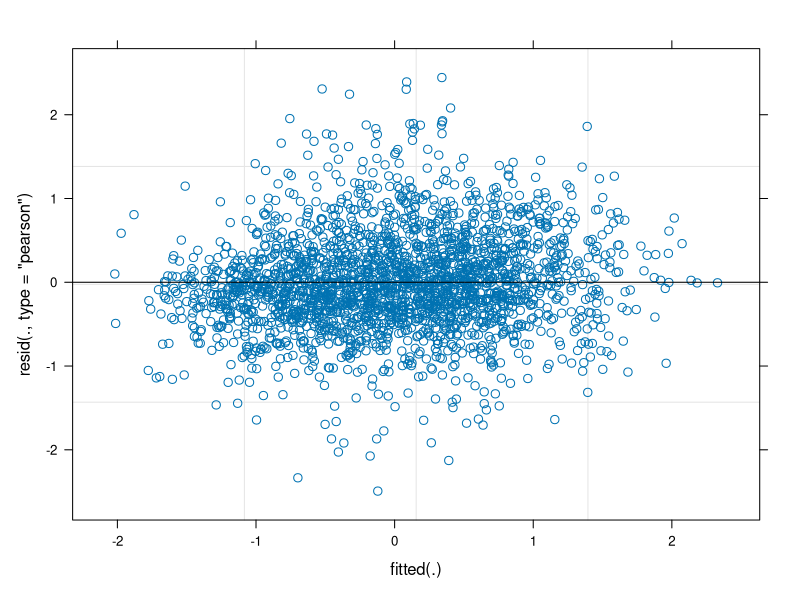
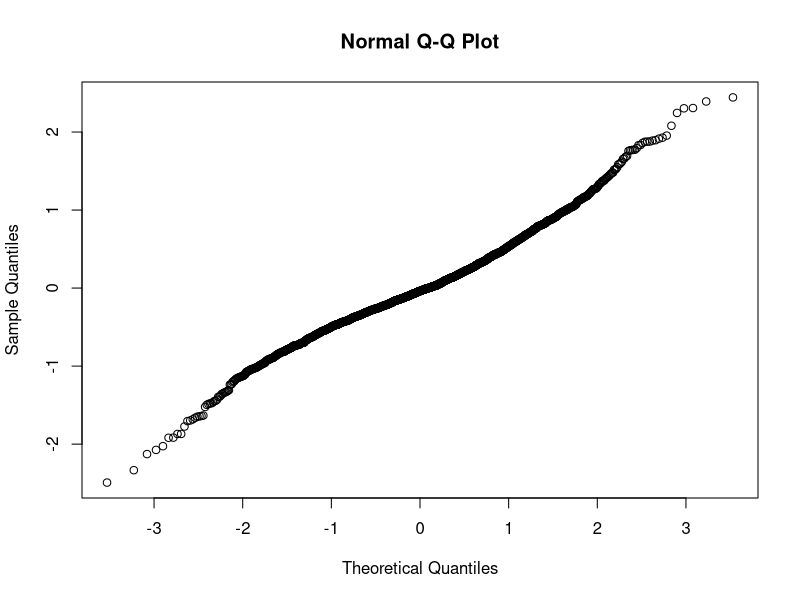
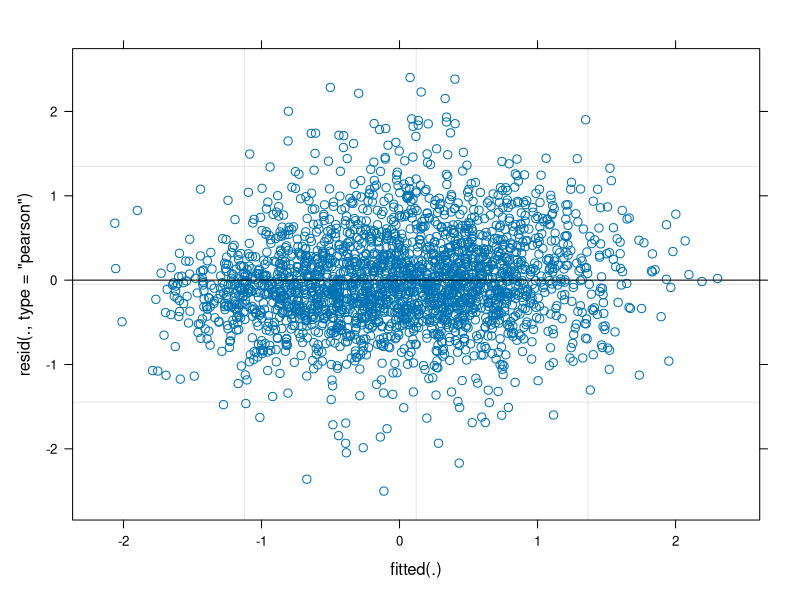
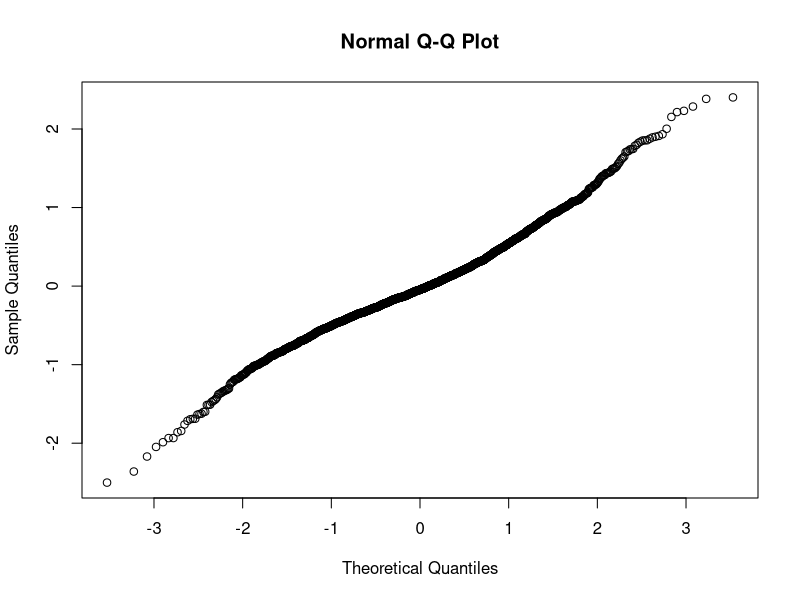
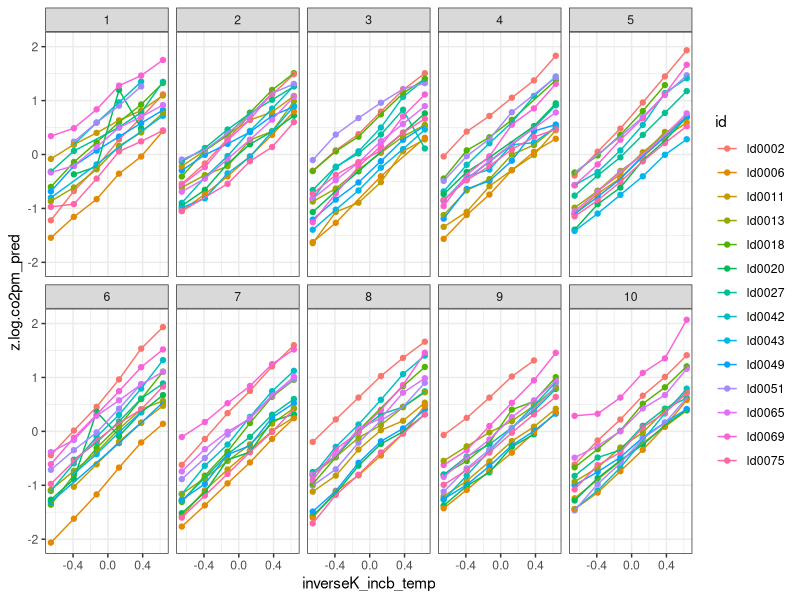
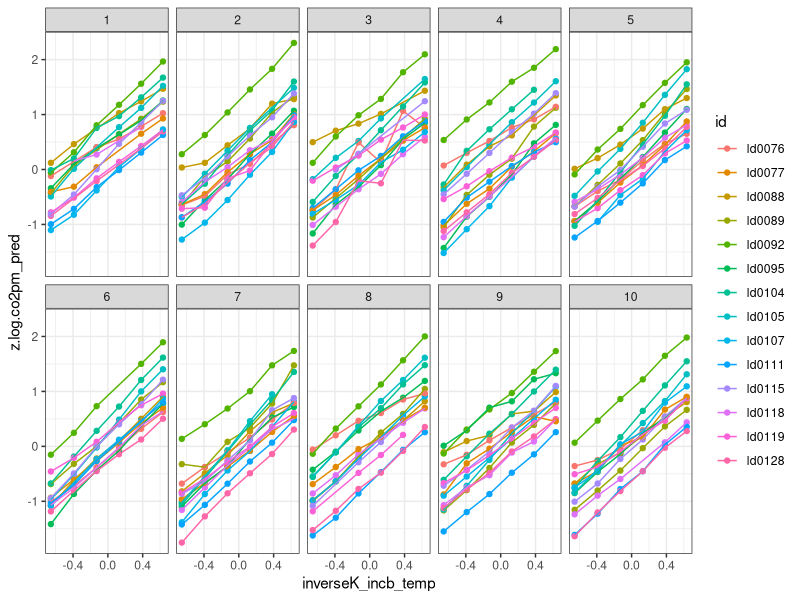
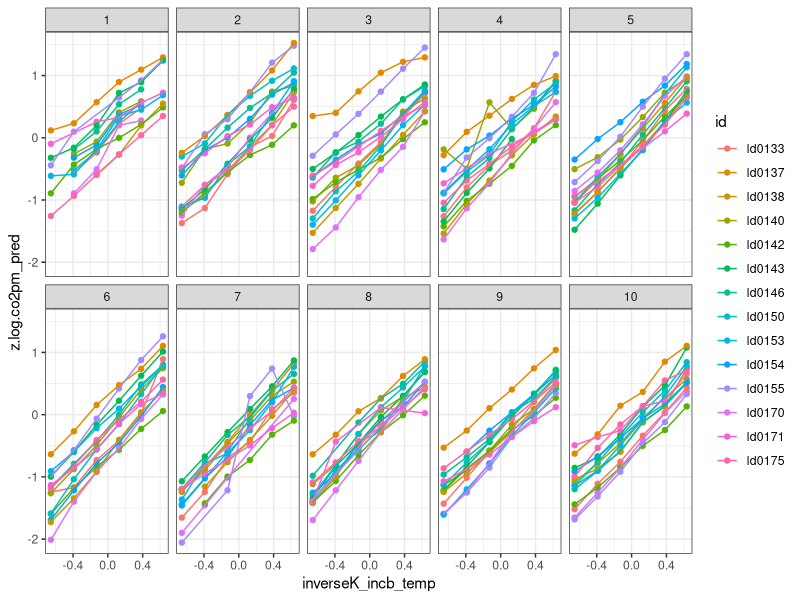

The R source for these figures, in order:
## ---- chunk 1
knitr::opts_chunk$set(echo = TRUE)
## ---- chunk 2
setwd("~/Dropbox/smrrxn/")

rm(list = ls())

library(ggplot2)
library(lme4)

data <- read.csv("data/data_final/mrrxn_final_v2.csv")
## ---- chunk 3
model.1.1 <- lmer(z.log.co2pmin ~ inverseK_incb_temp + z.log.mass + (1+inverseK_incb_temp|id) + (1+inverseK_incb_temp|series), data = data)
summary(model.1.1)
AIC(model.1.1) #No AIC diff in z.log.temp and inverseK temp - stick with inverseK temp

model.1.2 <- lmer(z.log.co2pmin ~ z.incb_temp + z.log.mass + (1+z.incb_temp|id) + (1+z.incb_temp|series), data = data)
summary(model.1.2)
AIC(model.1.2) 

model.1.3 <- lmer(z.log.co2pmin ~ z.log.temp + z.log.mass + (1+z.log.temp|id) + (1+z.log.temp|series), data = data)
summary(model.1.3)
AIC(model.1.3)  
## ---- chunk 4
#Carry over effects of prior temps 
model.2.1 <- lmer(z.log.co2pmin ~ inverseK_incb_temp + z.log.mass + inverseK_body_temp + (1+inverseK_incb_temp|id) + (1+inverseK_incb_temp|series), data = data)
summary(model.2.1)
AIC(model.2.1) #body_temp results in the lowest AIC, but doesn't account for prior measurement temps.

model.2.2 <- lmer(z.log.co2pmin ~ inverseK_incb_temp + z.log.mass + inverseK_prior_temp1 + (1+inverseK_incb_temp|id) + (1+inverseK_incb_temp|series), data = data)
summary(model.2.2)
AIC(model.2.2) 
plot(model.2.2)
qqnorm(resid(model.2.2))

model.2.3 <- lmer(z.log.co2pmin ~ inverseK_incb_temp + z.log.mass + inverseK_prior_temp2 + (1+inverseK_incb_temp|id) + (1+inverseK_incb_temp|series), data = data)
summary(model.2.3)
AIC(model.2.3) #lower AIC of the two prior_temp variables - stick with this one for final model
plot(model.2.3)
qqnorm(resid(model.2.3)) 
## ---- chunk 5
#Trying to plot these reaction norms out by groups of 14 lizards

ids_order <- sort(unique(data$id))
g1 <- ids_order[1:14]
g2 <- ids_order[15:28]
g3 <- ids_order[29:42]

predictors <- c("z.log.co2pmin", "inverseK_incb_temp", "z.log.mass", "inverseK_prior_temp2" , "id" ,"series")

plot.data <- data[complete.cases(data[ , predictors ]),]
plot.data$z.log.co2pm_pred <- predict(model.2.3, type = "response")
plot.data$log.co2pm_pred <- (plot.data$z.log.co2pm_pred * sd(plot.data$log.co2pmin)) + mean(plot.data$log.co2pmin)
plot.data$co2pm_pred <- exp(plot.data$log.co2pm_pred)

g1.dat <- plot.data[plot.data$id %in% g1,]
g2.dat <- plot.data[plot.data$id %in% g2,]
g3.dat <- plot.data[plot.data$id %in% g3,]
## ---- chunk 6
#g1
ggplot(g1.dat, aes(y = z.log.co2pm_pred, 
                   x = inverseK_incb_temp,
                   group = id, 
                   colour = id)) +
  geom_point() +
  geom_line() + 
  facet_wrap( ~ samp_period, nrow = 2) +
  theme_bw()   

#g2
ggplot(g2.dat, aes(y = z.log.co2pm_pred, 
                   x = inverseK_incb_temp,
                   group = id, 
                   colour = id)) +
  geom_point() +
  geom_line() + 
  facet_wrap( ~ samp_period, nrow = 2) +
  theme_bw() 

#g3
ggplot(g3.dat, aes(y = z.log.co2pm_pred, 
                   x = inverseK_incb_temp,
                   group = id, 
                   colour = id)) +
  geom_point() +
  geom_line() + 
  facet_wrap( ~ samp_period, nrow = 2) +
  theme_bw() 

